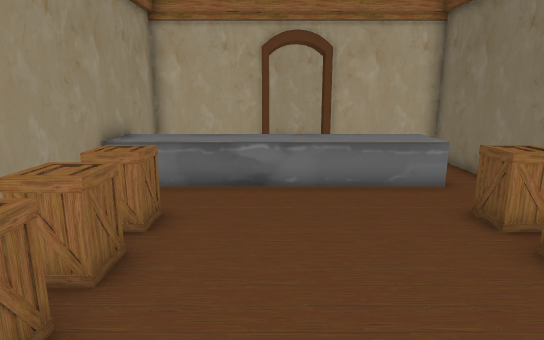
view 1 (above)

16 first-person views from a walk through a scene from a Unity 3-D project. The camera is 1.3 m above the floor, tilts 12° down and sees 75° across. The floor is counted in squares, 0.5 m on a side. Each view is taken from the middle of a square. On the plan, view 1 faces up. The plan holds only what a view shows up to about 20 squares ahead; the rest is blank. Door leaves are left out, so doorways stand open.

view 2
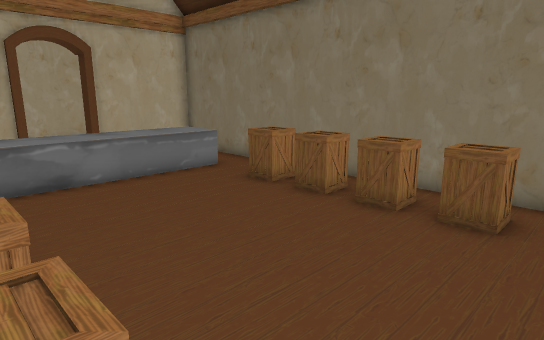

view 3
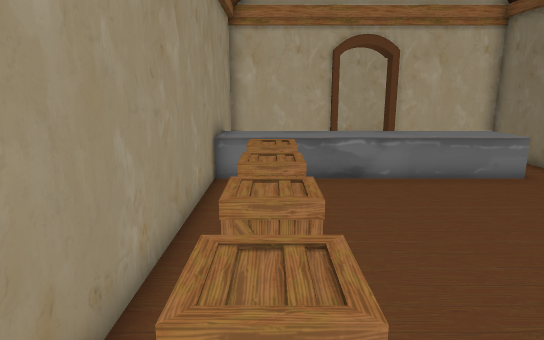

view 4
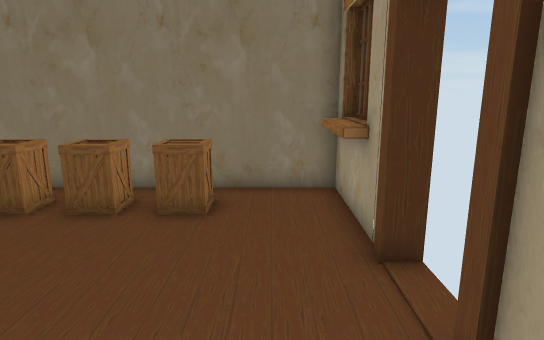

view 5
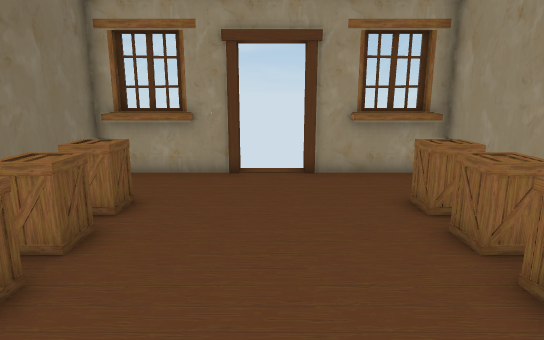

view 6
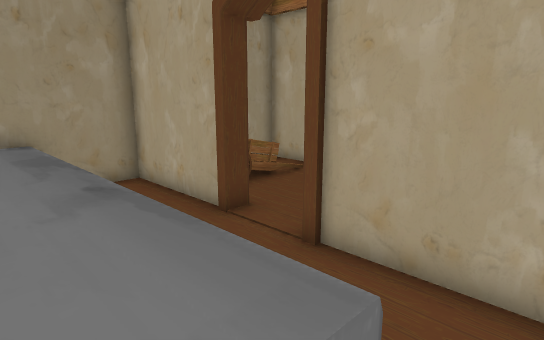

view 7
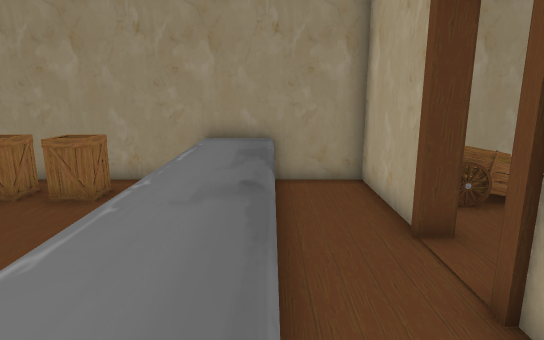

view 8
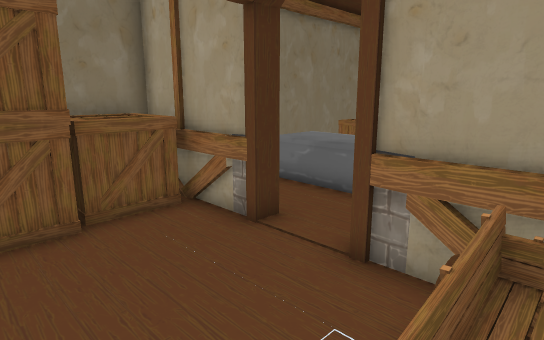

view 9
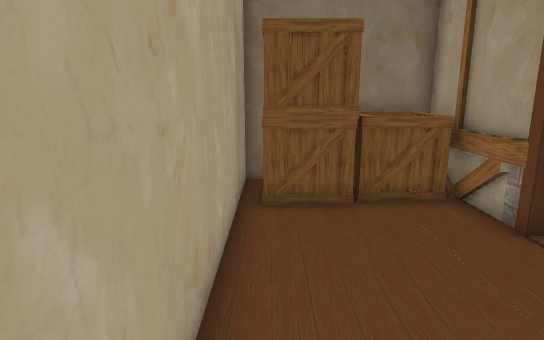

view 10
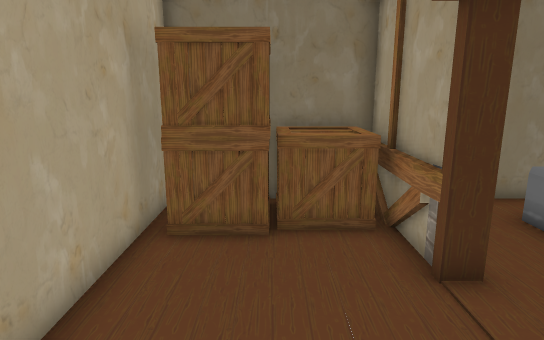

view 11
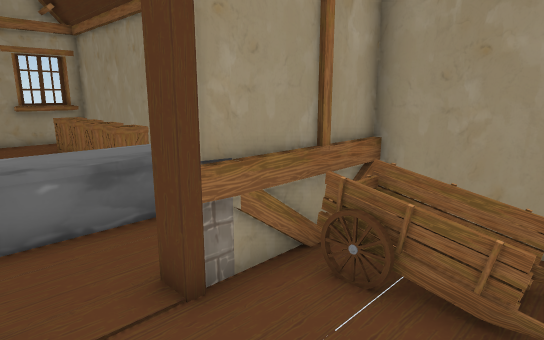

view 12
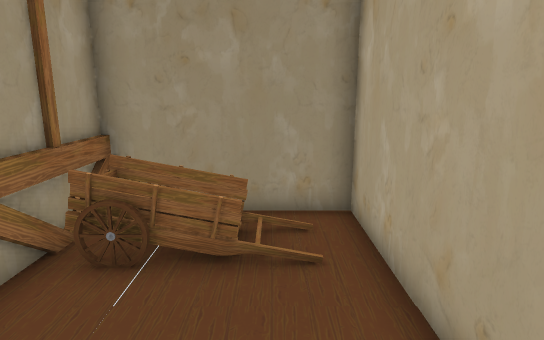

view 13
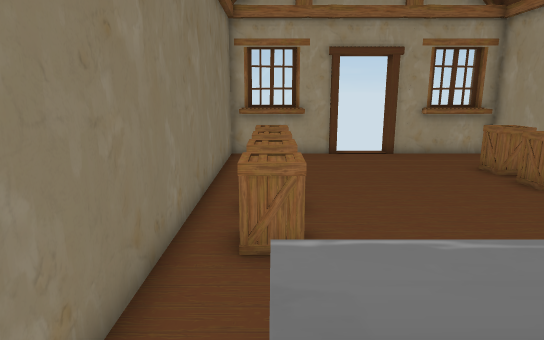

view 14
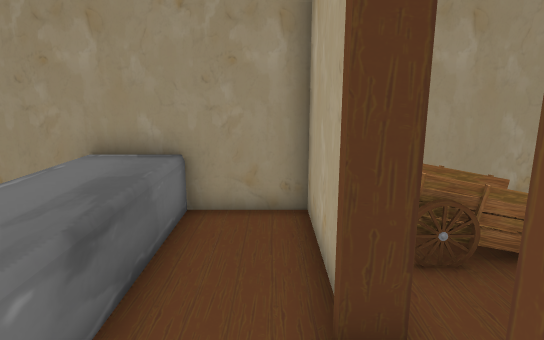

view 15
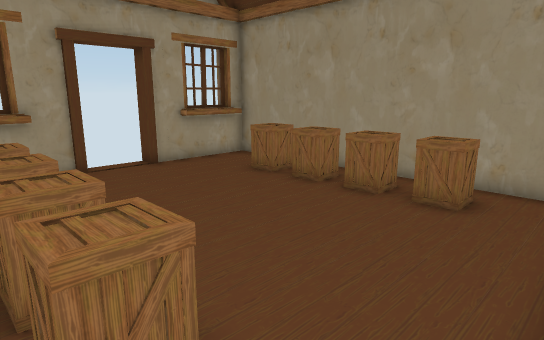

view 16
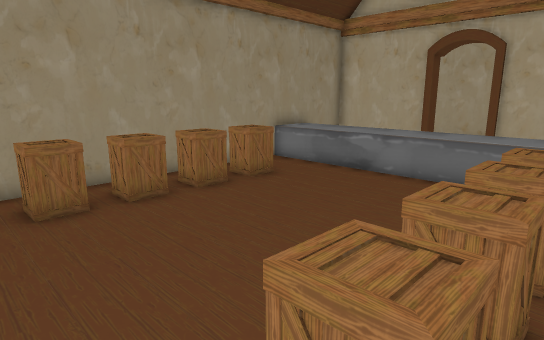

### Floor plan
Ten units are one square. View 1 is at (0, 0); x grows to the right and y downward. Boxes are objects, and circles mark ways between rooms. Rooms are numbered by the first view taken in them; rooms with no view inside come last. Other rooms are left out.
<svg viewBox="-53 -213 126 249">
<path fill="none" stroke="#000" d="M-1 -147 -5 -147M25 -147 21 -147M21 28 68 28 68 -148 24 -148M-4 -148 -48 -148 -48 28 -1 28M39 31 61 31M-41 31 -19 31M36 29 36 23 65 23M-45 23 -16 23 -16 29M21 -152 68 -152 68 -181M68 -202 68 -208 -48 -208 -48 -154M-48 -152 -1 -152M29 -154 56 -154M-11 -154 -1 -153M-48 -154 -10 -154"/>
<rect x="-45" y="-25" width="30" height="30" fill="#bbb"><title>crate</title></rect>
<rect x="-45" y="-45" width="30" height="20" fill="#bbb"><title>crate</title></rect>
<rect x="-45" y="-65" width="30" height="20" fill="#bbb"><title>crate</title></rect>
<rect x="-45" y="-85" width="30" height="20" fill="#bbb"><title>crate</title></rect>
<rect x="-45" y="-125" width="100" height="30" fill="#bbb"><title>other object</title></rect>
<rect x="35" y="-25" width="30" height="30" fill="#bbb"><title>crate</title></rect>
<rect x="35" y="-45" width="30" height="20" fill="#bbb"><title>crate</title></rect>
<rect x="35" y="-65" width="30" height="20" fill="#bbb"><title>crate</title></rect>
<rect x="35" y="-85" width="30" height="20" fill="#bbb"><title>crate</title></rect>
<rect x="-45" y="-185" width="10" height="10" fill="#bbb"><title>wagon</title></rect>
<rect x="35" y="-185" width="30" height="30" fill="#bbb"><title>crate</title></rect>
<rect x="35" y="-205" width="30" height="20" fill="#bbb"><title>crate</title></rect>
<rect x="45" y="-195" width="20" height="10" fill="#bbb"><title>crate</title></rect>
<circle cx="10" cy="-150" r="3" fill="#2a7"/>
<text x="10" y="-60">1</text>
<text x="10" y="-180">2</text>
</svg>
Room 1 opens to room 2.

Where each view was taken, in squares from view 1:
view 1: 0 up, 0 right, facing up
view 2: 1 down, 3 left, facing up-right
view 3: 1 down, 3 left, facing up
view 4: 1 down, 3 left, facing right
view 5: 9 up, 1 right, facing down
view 6: 10 up, 6 right, facing up-left
view 7: 12 up, 6 right, facing left
view 8: 20 up, 3 left, facing down-right
view 9: 20 up, 4 left, facing right
view 10: 18 up, 3 left, facing right
view 11: 19 up, 2 right, facing down-left
view 12: 19 up, 3 right, facing left
view 13: 13 up, 5 right, facing down
view 14: 14 up, 3 right, facing left
view 15: 10 up, 6 right, facing down-left
view 16: 1 down, 6 right, facing up-left
